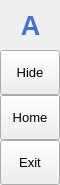
        <widget class="QFrame" name="leftMenuBg">
         <property name="enabled">
          <bool>true</bool>
         </property>
         <property name="minimumSize">
          <size>
           <width>60</width>
           <height>0</height>
          </size>
         </property>
         <property name="maximumSize">
          <size>
           <width>60</width>
           <height>16777215</height>
          </size>
         </property>
         <property name="frameShape">
          <enum>QFrame::NoFrame</enum>
         </property>
         <property name="frameShadow">
          <enum>QFrame::Raised</enum>
         </property>
         <layout class="QVBoxLayout" name="verticalLayout_3">
          <property name="spacing">
           <number>0</number>
          </property>
          <property name="leftMargin">
           <number>0</number>
          </property>
          <property name="topMargin">
           <number>0</number>
          </property>
          <property name="rightMargin">
           <number>0</number>
          </property>
          <property name="bottomMargin">
           <number>0</number>
          </property>
          <item>
           <widget class="QFrame" name="topLogoInfo">
            <property name="minimumSize">
             <size>
              <width>0</width>
              <height>50</height>
             </size>
            </property>
            <property name="maximumSize">
             <size>
              <width>16777215</width>
              <height>50</height>
             </size>
            </property>
            <property name="styleSheet">
             <string notr="true"/>
            </property>
            <property name="frameShape">
             <enum>QFrame::NoFrame</enum>
            </property>
            <property name="frameShadow">
             <enum>QFrame::Raised</enum>
            </property>
            <widget class="QLabel" name="titleLeftApp">
             <property name="geometry">
              <rect>
               <x>70</x>
               <y>8</y>
               <width>160</width>
               <height>41</height>
              </rect>
             </property>
             <property name="font">
              <font>
               <family>Segoe UI Semibold</family>
               <pointsize>12</pointsize>
               <weight>7</weight>
               <italic>false</italic>
               <bold>false</bold>
              </font>
             </property>
             <property name="text">
              <string>Auto Post</string>
             </property>
             <property name="alignment">
              <set>Qt::AlignLeading|Qt::AlignLeft|Qt::AlignTop</set>
             </property>
            </widget>
            <widget class="QLabel" name="titleLeftDescription">
             <property name="geometry">
              <rect>
               <x>70</x>
               <y>27</y>
               <width>160</width>
               <height>16</height>
              </rect>
             </property>
             <property name="maximumSize">
              <size>
               <width>16777215</width>
               <height>16</height>
              </size>
             </property>
             <property name="font">
              <font>
               <family>Segoe UI</family>
               <pointsize>8</pointsize>
               <weight>50</weight>
               <italic>false</italic>
               <bold>false</bold>
              </font>
             </property>
             <property name="text">
              <string/>
             </property>
             <property name="alignment">
              <set>Qt::AlignLeading|Qt::AlignLeft|Qt::AlignTop</set>
             </property>
            </widget>
            <widget class="QLabel" name="label">
             <property name="geometry">
              <rect>
               <x>0</x>
               <y>5</y>
               <width>61</width>
               <height>41</height>
              </rect>
             </property>
             <property name="text">
              <string>&lt;html&gt;&lt;head/&gt;&lt;body&gt;&lt;p align=&quot;center&quot;&gt;&lt;span style=&quot; font-size:20pt; font-weight:600; color:#4673c6;&quot;&gt;A&lt;/span&gt;&lt;/p&gt;&lt;/body&gt;&lt;/html&gt;</string>
             </property>
            </widget>
           </widget>
          </item>
          <item>
           <widget class="QFrame" name="leftMenuFrame">
            <property name="frameShape">
             <enum>QFrame::NoFrame</enum>
            </property>
            <property name="frameShadow">
             <enum>QFrame::Raised</enum>
            </property>
            <layout class="QVBoxLayout" name="verticalMenuLayout">
             <property name="spacing">
              <number>0</number>
             </property>
             <property name="leftMargin">
              <number>0</number>
             </property>
             <property name="topMargin">
              <number>0</number>
             </property>
             <property name="rightMargin">
              <number>0</number>
             </property>
             <property name="bottomMargin">
              <number>0</number>
             </property>
             <item>
              <widget class="QFrame" name="toggleBox">
               <property name="maximumSize">
                <size>
                 <width>16777215</width>
                 <height>45</height>
                </size>
               </property>
               <property name="frameShape">
                <enum>QFrame::NoFrame</enum>
               </property>
               <property name="frameShadow">
                <enum>QFrame::Raised</enum>
               </property>
               <layout class="QVBoxLayout" name="verticalLayout_4">
                <property name="spacing">
                 <number>0</number>
                </property>
                <property name="leftMargin">
                 <number>0</number>
                </property>
                <property name="topMargin">
                 <number>0</number>
                </property>
                <property name="rightMargin">
                 <number>0</number>
                </property>
                <property name="bottomMargin">
                 <number>0</number>
                </property>
                <item>
                 <widget class="QPushButton" name="toggleButton">
                  <property name="sizePolicy">
                   <sizepolicy hsizetype="Expanding" vsizetype="Fixed">
                    <horstretch>0</horstretch>
                    <verstretch>0</verstretch>
                   </sizepolicy>
                  </property>
                  <property name="minimumSize">
                   <size>
                    <width>0</width>
                    <height>45</height>
                   </size>
                  </property>
                  <property name="font">
                   <font>
                    <family>Segoe UI</family>
                    <pointsize>10</pointsize>
                    <weight>50</weight>
                    <italic>false</italic>
                    <bold>false</bold>
                   </font>
                  </property>
                  <property name="cursor">
                   <cursorShape>PointingHandCursor</cursorShape>
                  </property>
                  <property name="layoutDirection">
                   <enum>Qt::LeftToRight</enum>
                  </property>
                  <property name="styleSheet">
                   <string notr="true">background-image: url(:/icons/images/icons/icon_menu.png);</string>
                  </property>
                  <property name="text">
                   <string>Hide</string>
                  </property>
                 </widget>
                </item>
               </layout>
              </widget>
             </item>
             <item alignment="Qt::AlignTop">
              <widget class="QFrame" name="topMenu">
               <property name="frameShape">
                <enum>QFrame::NoFrame</enum>
               </property>
               <property name="frameShadow">
                <enum>QFrame::Raised</enum>
               </property>
               <layout class="QVBoxLayout" name="verticalLayout_8">
                <property name="spacing">
                 <number>0</number>
                </property>
                <property name="leftMargin">
                 <number>0</number>
                </property>
                <property name="topMargin">
                 <number>0</number>
                </property>
                <property name="rightMargin">
                 <number>0</number>
                </property>
                <property name="bottomMargin">
                 <number>0</number>
                </property>
                <item>
                 <widget class="QPushButton" name="btn_home">
                  <property name="sizePolicy">
                   <sizepolicy hsizetype="Expanding" vsizetype="Fixed">
                    <horstretch>0</horstretch>
                    <verstretch>0</verstretch>
                   </sizepolicy>
                  </property>
                  <property name="minimumSize">
                   <size>
                    <width>0</width>
                    <height>45</height>
                   </size>
                  </property>
                  <property name="font">
                   <font>
                    <family>Segoe UI</family>
                    <pointsize>10</pointsize>
                    <weight>50</weight>
                    <italic>false</italic>
                    <bold>false</bold>
                   </font>
                  </property>
                  <property name="cursor">
                   <cursorShape>PointingHandCursor</cursorShape>
                  </property>
                  <property name="layoutDirection">
                   <enum>Qt::LeftToRight</enum>
                  </property>
                  <property name="styleSheet">
                   <string notr="true">background-image: url(:/icons/images/icons/cil-home.png);</string>
                  </property>
                  <property name="text">
                   <string>Home</string>
                  </property>
                 </widget>
                </item>
                <item>
                 <widget class="QPushButton" name="btn_exit">
                  <property name="sizePolicy">
                   <sizepolicy hsizetype="Expanding" vsizetype="Fixed">
                    <horstretch>0</horstretch>
                    <verstretch>0</verstretch>
                   </sizepolicy>
                  </property>
                  <property name="minimumSize">
                   <size>
                    <width>0</width>
                    <height>45</height>
                   </size>
                  </property>
                  <property name="font">
                   <font>
                    <family>Segoe UI</family>
                    <pointsize>10</pointsize>
                    <weight>50</weight>
                    <italic>false</italic>
                    <bold>false</bold>
                   </font>
                  </property>
                  <property name="cursor">
                   <cursorShape>PointingHandCursor</cursorShape>
                  </property>
                  <property name="layoutDirection">
                   <enum>Qt::LeftToRight</enum>
                  </property>
                  <property name="styleSheet">
                   <string notr="true">background-image: url(:/icons/images/icons/cil-x.png);</string>
                  </property>
                  <property name="text">
                   <string>Exit</string>
                  </property>
                 </widget>
                </item>
               </layout>
              </widget>
             </item>
             <item alignment="Qt::AlignBottom">
              <widget class="QFrame" name="bottomMenu">
               <property name="frameShape">
                <enum>QFrame::NoFrame</enum>
               </property>
               <property name="frameShadow">
                <enum>QFrame::Raised</enum>
               </property>
               <layout class="QVBoxLayout" name="verticalLayout_9">
                <property name="spacing">
                 <number>0</number>
                </property>
                <property name="leftMargin">
                 <number>0</number>
                </property>
                <property name="topMargin">
                 <number>0</number>
                </property>
                <property name="rightMargin">
                 <number>0</number>
                </property>
                <property name="bottomMargin">
                 <number>0</number>
                </property>
               </layout>
              </widget>
             </item>
            </layout>
           </widget>
          </item>
         </layout>
        </widget>
